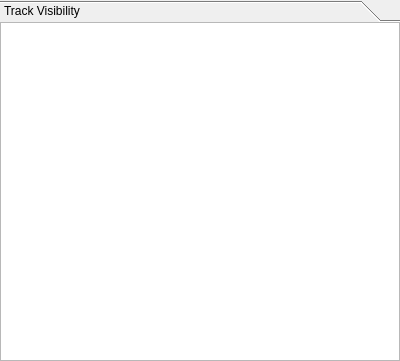
<?xml version="1.0" encoding="UTF-8"?>
<ui version="4.0">
 <class>TrackConfigurationWidget</class>
 <widget class="QWidget" name="TrackConfigurationWidget">
  <property name="geometry">
   <rect>
    <x>0</x>
    <y>0</y>
    <width>400</width>
    <height>361</height>
   </rect>
  </property>
  <property name="windowTitle">
   <string>Form</string>
  </property>
  <layout class="QVBoxLayout" name="verticalLayout">
   <property name="spacing">
    <number>7</number>
   </property>
   <property name="leftMargin">
    <number>0</number>
   </property>
   <property name="topMargin">
    <number>0</number>
   </property>
   <property name="rightMargin">
    <number>0</number>
   </property>
   <property name="bottomMargin">
    <number>0</number>
   </property>
   <item>
    <widget class="QToolBox" name="toolBox">
     <property name="frameShape">
      <enum>QFrame::NoFrame</enum>
     </property>
     <property name="currentIndex">
      <number>0</number>
     </property>
     <property name="tabSpacing">
      <number>0</number>
     </property>
     <widget class="QWidget" name="page">
      <property name="geometry">
       <rect>
        <x>0</x>
        <y>0</y>
        <width>400</width>
        <height>337</height>
       </rect>
      </property>
      <attribute name="label">
       <string>Track Visibility</string>
      </attribute>
      <layout class="QVBoxLayout" name="verticalLayout_2">
       <property name="leftMargin">
        <number>0</number>
       </property>
       <property name="topMargin">
        <number>0</number>
       </property>
       <property name="rightMargin">
        <number>0</number>
       </property>
       <property name="bottomMargin">
        <number>0</number>
       </property>
       <item>
        <widget class="QTableView" name="trackTypesTable">
         <property name="focusPolicy">
          <enum>Qt::NoFocus</enum>
         </property>
         <property name="whatsThis">
          <string/>
         </property>
         <property name="accessibleName">
          <string>TrackTypeVisibility</string>
         </property>
         <property name="styleSheet">
          <string notr="true">QTableView::indicator:checked { 
image: url(&quot;:/actions/track_visibility_on&quot;); 
opacity: 255;
} 
       
QTableView::indicator:unchecked { 
image: url(&quot;:/actions/track_visibility_off&quot;); 
opacity: 255;
}

QTableView::indicator:hover {
opacity: 200;
}</string>
         </property>
         <property name="alternatingRowColors">
          <bool>true</bool>
         </property>
         <property name="selectionMode">
          <enum>QAbstractItemView::NoSelection</enum>
         </property>
         <property name="selectionBehavior">
          <enum>QAbstractItemView::SelectRows</enum>
         </property>
         <property name="showGrid">
          <bool>false</bool>
         </property>
         <property name="wordWrap">
          <bool>false</bool>
         </property>
         <attribute name="horizontalHeaderVisible">
          <bool>false</bool>
         </attribute>
         <attribute name="horizontalHeaderMinimumSectionSize">
          <number>30</number>
         </attribute>
         <attribute name="horizontalHeaderDefaultSectionSize">
          <number>30</number>
         </attribute>
         <attribute name="horizontalHeaderHighlightSections">
          <bool>false</bool>
         </attribute>
         <attribute name="horizontalHeaderStretchLastSection">
          <bool>true</bool>
         </attribute>
         <attribute name="verticalHeaderVisible">
          <bool>false</bool>
         </attribute>
         <attribute name="verticalHeaderMinimumSectionSize">
          <number>20</number>
         </attribute>
         <attribute name="verticalHeaderDefaultSectionSize">
          <number>20</number>
         </attribute>
         <attribute name="verticalHeaderHighlightSections">
          <bool>false</bool>
         </attribute>
         <attribute name="verticalHeaderStretchLastSection">
          <bool>false</bool>
         </attribute>
        </widget>
       </item>
      </layout>
     </widget>
    </widget>
   </item>
  </layout>
 </widget>
 <resources>
  <include location="../../icons/orbiticons.qrc"/>
 </resources>
 <connections/>
</ui>
